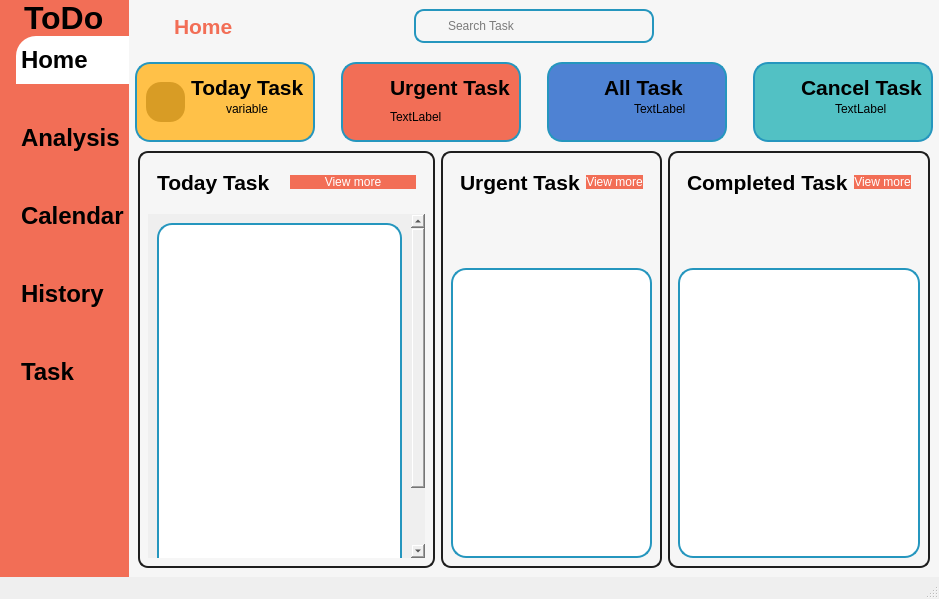
<?xml version="1.0" encoding="UTF-8"?>
<ui version="4.0">
 <class>MainWindow</class>
 <widget class="QMainWindow" name="MainWindow">
  <property name="geometry">
   <rect>
    <x>0</x>
    <y>0</y>
    <width>939</width>
    <height>599</height>
   </rect>
  </property>
  <property name="windowTitle">
   <string>MainWindow</string>
  </property>
  <widget class="QWidget" name="centralwidget">
   <property name="styleSheet">
    <string notr="true">*{
color: #000;
border : none;

}
#mainBody{
background-color:#f6f6f6;

}
#leftMenu{
background-color:#f26e56;
}

QLineEdit{
background-color: transparent;
}

#searchFrame{
border-radius: 10px;
border : 2px solid #2596be;
}

#homeHeader{
color : #f26e56;
}

#allTaskCard, #todayCard, #urgentCard, #cancleCard{
background-color:;
border : 2px solid #2596be;
border-radius:15px 15px 15px 15px;
}

#todayButton, #urgentButton, #completedButton{
background-color:#f26e56;
color:#ffffff;
border-radius: 12px;
}

#homeButton{
background-color:#ffffff;
padding: 10px 5px; 
text-align: left;
border-top-left-radius: 20px;
}

#analysisButton, #calendarButton, #historyButton, #taskButton{
padding: 10px 5px; 
text-align: left;
}</string>
   </property>
   <layout class="QHBoxLayout" name="horizontalLayout">
    <property name="spacing">
     <number>0</number>
    </property>
    <property name="leftMargin">
     <number>0</number>
    </property>
    <property name="topMargin">
     <number>0</number>
    </property>
    <property name="rightMargin">
     <number>0</number>
    </property>
    <property name="bottomMargin">
     <number>0</number>
    </property>
    <item>
     <widget class="QWidget" name="leftMenu" native="true">
      <property name="minimumSize">
       <size>
        <width>50</width>
        <height>0</height>
       </size>
      </property>
      <layout class="QVBoxLayout" name="verticalLayout_7">
       <property name="spacing">
        <number>0</number>
       </property>
       <property name="leftMargin">
        <number>0</number>
       </property>
       <property name="topMargin">
        <number>0</number>
       </property>
       <property name="rightMargin">
        <number>0</number>
       </property>
       <property name="bottomMargin">
        <number>0</number>
       </property>
       <item>
        <widget class="QFrame" name="frame_5">
         <property name="frameShape">
          <enum>QFrame::StyledPanel</enum>
         </property>
         <property name="frameShadow">
          <enum>QFrame::Raised</enum>
         </property>
         <layout class="QVBoxLayout" name="verticalLayout_9">
          <property name="spacing">
           <number>0</number>
          </property>
          <property name="leftMargin">
           <number>0</number>
          </property>
          <property name="topMargin">
           <number>0</number>
          </property>
          <property name="rightMargin">
           <number>0</number>
          </property>
          <property name="bottomMargin">
           <number>0</number>
          </property>
          <item alignment="Qt::AlignTop">
           <widget class="QFrame" name="frame_7">
            <property name="frameShape">
             <enum>QFrame::StyledPanel</enum>
            </property>
            <property name="frameShadow">
             <enum>QFrame::Raised</enum>
            </property>
            <layout class="QHBoxLayout" name="horizontalLayout_13">
             <property name="spacing">
              <number>0</number>
             </property>
             <property name="leftMargin">
              <number>0</number>
             </property>
             <property name="topMargin">
              <number>0</number>
             </property>
             <property name="rightMargin">
              <number>0</number>
             </property>
             <property name="bottomMargin">
              <number>0</number>
             </property>
             <item alignment="Qt::AlignHCenter|Qt::AlignVCenter">
              <widget class="QLabel" name="toDoHeader">
               <property name="font">
                <font>
                 <pointsize>24</pointsize>
                 <bold>true</bold>
                </font>
               </property>
               <property name="text">
                <string>ToDo</string>
               </property>
              </widget>
             </item>
            </layout>
           </widget>
          </item>
          <item>
           <widget class="QFrame" name="frame_6">
            <property name="sizePolicy">
             <sizepolicy hsizetype="Preferred" vsizetype="Expanding">
              <horstretch>0</horstretch>
              <verstretch>0</verstretch>
             </sizepolicy>
            </property>
            <property name="frameShape">
             <enum>QFrame::StyledPanel</enum>
            </property>
            <property name="frameShadow">
             <enum>QFrame::Raised</enum>
            </property>
            <layout class="QVBoxLayout" name="verticalLayout_11">
             <property name="spacing">
              <number>0</number>
             </property>
             <property name="leftMargin">
              <number>16</number>
             </property>
             <property name="topMargin">
              <number>0</number>
             </property>
             <property name="rightMargin">
              <number>0</number>
             </property>
             <property name="bottomMargin">
              <number>0</number>
             </property>
             <item alignment="Qt::AlignTop">
              <widget class="QFrame" name="frame_14">
               <property name="sizePolicy">
                <sizepolicy hsizetype="Preferred" vsizetype="Expanding">
                 <horstretch>0</horstretch>
                 <verstretch>0</verstretch>
                </sizepolicy>
               </property>
               <property name="frameShape">
                <enum>QFrame::StyledPanel</enum>
               </property>
               <property name="frameShadow">
                <enum>QFrame::Raised</enum>
               </property>
               <layout class="QVBoxLayout" name="verticalLayout_12">
                <property name="spacing">
                 <number>30</number>
                </property>
                <property name="leftMargin">
                 <number>0</number>
                </property>
                <property name="topMargin">
                 <number>0</number>
                </property>
                <property name="rightMargin">
                 <number>0</number>
                </property>
                <property name="bottomMargin">
                 <number>0</number>
                </property>
                <item>
                 <widget class="QPushButton" name="homeButton">
                  <property name="font">
                   <font>
                    <pointsize>18</pointsize>
                    <bold>true</bold>
                   </font>
                  </property>
                  <property name="text">
                   <string>Home</string>
                  </property>
                  <property name="icon">
                   <iconset resource="SEP_Project/resources.qrc">
                    <normaloff>:/icons_v2/home.svg</normaloff>:/icons_v2/home.svg</iconset>
                  </property>
                  <property name="iconSize">
                   <size>
                    <width>24</width>
                    <height>24</height>
                   </size>
                  </property>
                 </widget>
                </item>
                <item>
                 <widget class="QPushButton" name="analysisButton">
                  <property name="font">
                   <font>
                    <pointsize>18</pointsize>
                    <bold>true</bold>
                   </font>
                  </property>
                  <property name="text">
                   <string>Analysis</string>
                  </property>
                  <property name="iconSize">
                   <size>
                    <width>24</width>
                    <height>24</height>
                   </size>
                  </property>
                 </widget>
                </item>
                <item>
                 <widget class="QPushButton" name="calendarButton">
                  <property name="font">
                   <font>
                    <pointsize>18</pointsize>
                    <bold>true</bold>
                   </font>
                  </property>
                  <property name="text">
                   <string>Calendar</string>
                  </property>
                 </widget>
                </item>
                <item>
                 <widget class="QPushButton" name="historyButton">
                  <property name="font">
                   <font>
                    <pointsize>18</pointsize>
                    <bold>true</bold>
                   </font>
                  </property>
                  <property name="text">
                   <string>History</string>
                  </property>
                 </widget>
                </item>
                <item>
                 <widget class="QPushButton" name="taskButton">
                  <property name="font">
                   <font>
                    <pointsize>18</pointsize>
                    <bold>true</bold>
                   </font>
                  </property>
                  <property name="text">
                   <string>Task</string>
                  </property>
                 </widget>
                </item>
               </layout>
              </widget>
             </item>
            </layout>
           </widget>
          </item>
         </layout>
        </widget>
       </item>
      </layout>
     </widget>
    </item>
    <item>
     <widget class="QWidget" name="mainBody" native="true">
      <layout class="QVBoxLayout" name="verticalLayout">
       <property name="spacing">
        <number>0</number>
       </property>
       <property name="leftMargin">
        <number>0</number>
       </property>
       <property name="topMargin">
        <number>0</number>
       </property>
       <property name="rightMargin">
        <number>0</number>
       </property>
       <property name="bottomMargin">
        <number>0</number>
       </property>
       <item alignment="Qt::AlignTop">
        <widget class="QWidget" name="headerFrame" native="true">
         <layout class="QHBoxLayout" name="horizontalLayout_2">
          <property name="spacing">
           <number>0</number>
          </property>
          <property name="leftMargin">
           <number>0</number>
          </property>
          <property name="topMargin">
           <number>0</number>
          </property>
          <property name="rightMargin">
           <number>0</number>
          </property>
          <property name="bottomMargin">
           <number>10</number>
          </property>
          <item alignment="Qt::AlignLeft">
           <widget class="QWidget" name="mainMenuButton" native="true">
            <layout class="QHBoxLayout" name="horizontalLayout_3">
             <item>
              <widget class="QPushButton" name="menuButton">
               <property name="minimumSize">
                <size>
                 <width>30</width>
                 <height>30</height>
                </size>
               </property>
               <property name="maximumSize">
                <size>
                 <width>30</width>
                 <height>30</height>
                </size>
               </property>
               <property name="sizeIncrement">
                <size>
                 <width>10</width>
                 <height>10</height>
                </size>
               </property>
               <property name="styleSheet">
                <string notr="true">image: url(:/icons/assets/icons/align-justify.svg);</string>
               </property>
               <property name="text">
                <string/>
               </property>
               <property name="iconSize">
                <size>
                 <width>18</width>
                 <height>18</height>
                </size>
               </property>
              </widget>
             </item>
             <item>
              <widget class="QLabel" name="homeHeader">
               <property name="font">
                <font>
                 <pointsize>16</pointsize>
                 <bold>true</bold>
                </font>
               </property>
               <property name="text">
                <string>Home</string>
               </property>
              </widget>
             </item>
            </layout>
           </widget>
          </item>
          <item alignment="Qt::AlignHCenter">
           <widget class="QWidget" name="mainSearchFrame" native="true">
            <layout class="QHBoxLayout" name="horizontalLayout_4">
             <item alignment="Qt::AlignTop">
              <widget class="QFrame" name="searchFrame">
               <property name="minimumSize">
                <size>
                 <width>240</width>
                 <height>0</height>
                </size>
               </property>
               <property name="frameShape">
                <enum>QFrame::StyledPanel</enum>
               </property>
               <property name="frameShadow">
                <enum>QFrame::Raised</enum>
               </property>
               <layout class="QHBoxLayout" name="horizontalLayout_5">
                <property name="spacing">
                 <number>0</number>
                </property>
                <property name="leftMargin">
                 <number>0</number>
                </property>
                <property name="topMargin">
                 <number>0</number>
                </property>
                <property name="rightMargin">
                 <number>0</number>
                </property>
                <property name="bottomMargin">
                 <number>0</number>
                </property>
                <item>
                 <widget class="QLabel" name="searchicon">
                  <property name="minimumSize">
                   <size>
                    <width>30</width>
                    <height>30</height>
                   </size>
                  </property>
                  <property name="maximumSize">
                   <size>
                    <width>30</width>
                    <height>30</height>
                   </size>
                  </property>
                  <property name="styleSheet">
                   <string notr="true"/>
                  </property>
                  <property name="text">
                   <string/>
                  </property>
                  <property name="pixmap">
                   <pixmap resource="SEP_Project/resources.qrc">:/icons_v2/search.svg</pixmap>
                  </property>
                  <property name="scaledContents">
                   <bool>true</bool>
                  </property>
                 </widget>
                </item>
                <item>
                 <widget class="QLineEdit" name="lineEdit">
                  <property name="placeholderText">
                   <string>Search Task</string>
                  </property>
                 </widget>
                </item>
               </layout>
              </widget>
             </item>
            </layout>
           </widget>
          </item>
          <item>
           <widget class="QWidget" name="mainAccountFrame" native="true">
            <layout class="QHBoxLayout" name="horizontalLayout_6">
             <property name="spacing">
              <number>0</number>
             </property>
             <property name="leftMargin">
              <number>0</number>
             </property>
             <property name="topMargin">
              <number>0</number>
             </property>
             <property name="rightMargin">
              <number>0</number>
             </property>
             <property name="bottomMargin">
              <number>0</number>
             </property>
             <item alignment="Qt::AlignRight">
              <widget class="QPushButton" name="accountButton">
               <property name="text">
                <string/>
               </property>
               <property name="icon">
                <iconset resource="SEP_Project/resources.qrc">
                 <normaloff>:/icons_v2/user.svg</normaloff>:/icons_v2/user.svg</iconset>
               </property>
               <property name="iconSize">
                <size>
                 <width>32</width>
                 <height>32</height>
                </size>
               </property>
              </widget>
             </item>
            </layout>
           </widget>
          </item>
         </layout>
        </widget>
       </item>
       <item>
        <widget class="QWidget" name="cardFrame" native="true">
         <layout class="QHBoxLayout" name="horizontalLayout_7">
          <property name="spacing">
           <number>20</number>
          </property>
          <property name="leftMargin">
           <number>0</number>
          </property>
          <property name="topMargin">
           <number>0</number>
          </property>
          <property name="rightMargin">
           <number>0</number>
          </property>
          <property name="bottomMargin">
           <number>0</number>
          </property>
          <item>
           <widget class="QFrame" name="todayCard">
            <property name="minimumSize">
             <size>
              <width>180</width>
              <height>80</height>
             </size>
            </property>
            <property name="maximumSize">
             <size>
              <width>160</width>
              <height>90</height>
             </size>
            </property>
            <property name="styleSheet">
             <string notr="true">#todayCard{
background-color: #ffc148;
}</string>
            </property>
            <property name="frameShape">
             <enum>QFrame::StyledPanel</enum>
            </property>
            <property name="frameShadow">
             <enum>QFrame::Raised</enum>
            </property>
            <layout class="QHBoxLayout" name="horizontalLayout_8">
             <item>
              <widget class="QLabel" name="todayTaskBG">
               <property name="minimumSize">
                <size>
                 <width>0</width>
                 <height>0</height>
                </size>
               </property>
               <property name="maximumSize">
                <size>
                 <width>40</width>
                 <height>40</height>
                </size>
               </property>
               <property name="styleSheet">
                <string notr="true">#todayTaskBG {
background-color: #d89c25;
border-radius:15px;
 
}</string>
               </property>
               <property name="text">
                <string/>
               </property>
               <property name="pixmap">
                <pixmap resource="SEP_Project/resources.qrc">:/icons_v2/refresh-cw.svg</pixmap>
               </property>
               <property name="scaledContents">
                <bool>true</bool>
               </property>
              </widget>
             </item>
             <item alignment="Qt::AlignLeft">
              <widget class="QFrame" name="frame">
               <property name="frameShape">
                <enum>QFrame::StyledPanel</enum>
               </property>
               <property name="frameShadow">
                <enum>QFrame::Raised</enum>
               </property>
               <layout class="QVBoxLayout" name="verticalLayout_2" stretch="0,0">
                <property name="spacing">
                 <number>0</number>
                </property>
                <property name="leftMargin">
                 <number>0</number>
                </property>
                <property name="topMargin">
                 <number>0</number>
                </property>
                <property name="rightMargin">
                 <number>0</number>
                </property>
                <property name="bottomMargin">
                 <number>0</number>
                </property>
                <item alignment="Qt::AlignLeft">
                 <widget class="QLabel" name="todayHeader">
                  <property name="font">
                   <font>
                    <pointsize>16</pointsize>
                    <bold>true</bold>
                   </font>
                  </property>
                  <property name="text">
                   <string>Today Task</string>
                  </property>
                 </widget>
                </item>
                <item alignment="Qt::AlignHCenter|Qt::AlignTop">
                 <widget class="QLabel" name="todayTask">
                  <property name="text">
                   <string>variable</string>
                  </property>
                 </widget>
                </item>
               </layout>
              </widget>
             </item>
            </layout>
           </widget>
          </item>
          <item>
           <widget class="QFrame" name="urgentCard">
            <property name="minimumSize">
             <size>
              <width>180</width>
              <height>80</height>
             </size>
            </property>
            <property name="maximumSize">
             <size>
              <width>160</width>
              <height>90</height>
             </size>
            </property>
            <property name="styleSheet">
             <string notr="true">#urgentCard{
background-color: #f26e56;
}</string>
            </property>
            <property name="frameShape">
             <enum>QFrame::StyledPanel</enum>
            </property>
            <property name="frameShadow">
             <enum>QFrame::Raised</enum>
            </property>
            <layout class="QHBoxLayout" name="horizontalLayout_9">
             <item>
              <widget class="QLabel" name="todayTaskBG_4">
               <property name="minimumSize">
                <size>
                 <width>0</width>
                 <height>0</height>
                </size>
               </property>
               <property name="maximumSize">
                <size>
                 <width>40</width>
                 <height>40</height>
                </size>
               </property>
               <property name="styleSheet">
                <string notr="true">#todayTaskBG {
background-color: #d89c25;
border-radius:15px;
}</string>
               </property>
               <property name="text">
                <string/>
               </property>
               <property name="pixmap">
                <pixmap resource="SEP_Project/resources.qrc">:/icons_v2/refresh-cw.svg</pixmap>
               </property>
               <property name="scaledContents">
                <bool>true</bool>
               </property>
              </widget>
             </item>
             <item alignment="Qt::AlignLeft">
              <widget class="QFrame" name="frame_4">
               <property name="frameShape">
                <enum>QFrame::StyledPanel</enum>
               </property>
               <property name="frameShadow">
                <enum>QFrame::Raised</enum>
               </property>
               <layout class="QVBoxLayout" name="verticalLayout_5">
                <property name="spacing">
                 <number>0</number>
                </property>
                <property name="leftMargin">
                 <number>0</number>
                </property>
                <property name="topMargin">
                 <number>0</number>
                </property>
                <property name="rightMargin">
                 <number>0</number>
                </property>
                <property name="bottomMargin">
                 <number>0</number>
                </property>
                <item>
                 <widget class="QLabel" name="urgentHeader">
                  <property name="font">
                   <font>
                    <pointsize>16</pointsize>
                    <bold>true</bold>
                   </font>
                  </property>
                  <property name="text">
                   <string>Urgent Task</string>
                  </property>
                 </widget>
                </item>
                <item>
                 <widget class="QLabel" name="urgentTask">
                  <property name="text">
                   <string>TextLabel</string>
                  </property>
                 </widget>
                </item>
               </layout>
              </widget>
             </item>
            </layout>
           </widget>
          </item>
          <item>
           <widget class="QFrame" name="allTaskCard">
            <property name="minimumSize">
             <size>
              <width>180</width>
              <height>80</height>
             </size>
            </property>
            <property name="maximumSize">
             <size>
              <width>160</width>
              <height>90</height>
             </size>
            </property>
            <property name="styleSheet">
             <string notr="true">#allTaskCard{
background-color: #4e82d3;
}</string>
            </property>
            <property name="frameShape">
             <enum>QFrame::StyledPanel</enum>
            </property>
            <property name="frameShadow">
             <enum>QFrame::Raised</enum>
            </property>
            <layout class="QHBoxLayout" name="horizontalLayout_10">
             <item>
              <widget class="QLabel" name="todayTaskBG_3">
               <property name="minimumSize">
                <size>
                 <width>0</width>
                 <height>0</height>
                </size>
               </property>
               <property name="maximumSize">
                <size>
                 <width>40</width>
                 <height>40</height>
                </size>
               </property>
               <property name="styleSheet">
                <string notr="true">#todayTaskBG {
background-color: #d89c25;
border-radius:15px;
 
}</string>
               </property>
               <property name="text">
                <string/>
               </property>
               <property name="pixmap">
                <pixmap resource="SEP_Project/resources.qrc">:/icons_v2/refresh-cw.svg</pixmap>
               </property>
               <property name="scaledContents">
                <bool>true</bool>
               </property>
              </widget>
             </item>
             <item>
              <widget class="QFrame" name="frame_3">
               <property name="frameShape">
                <enum>QFrame::StyledPanel</enum>
               </property>
               <property name="frameShadow">
                <enum>QFrame::Raised</enum>
               </property>
               <layout class="QVBoxLayout" name="verticalLayout_4">
                <property name="spacing">
                 <number>0</number>
                </property>
                <property name="leftMargin">
                 <number>0</number>
                </property>
                <property name="topMargin">
                 <number>0</number>
                </property>
                <property name="rightMargin">
                 <number>0</number>
                </property>
                <property name="bottomMargin">
                 <number>0</number>
                </property>
                <item>
                 <widget class="QLabel" name="allTaskHeader">
                  <property name="font">
                   <font>
                    <pointsize>16</pointsize>
                    <bold>true</bold>
                   </font>
                  </property>
                  <property name="text">
                   <string>All Task</string>
                  </property>
                 </widget>
                </item>
                <item alignment="Qt::AlignHCenter|Qt::AlignTop">
                 <widget class="QLabel" name="allTask">
                  <property name="text">
                   <string>TextLabel</string>
                  </property>
                 </widget>
                </item>
               </layout>
              </widget>
             </item>
            </layout>
           </widget>
          </item>
          <item>
           <widget class="QFrame" name="cancleCard">
            <property name="minimumSize">
             <size>
              <width>180</width>
              <height>80</height>
             </size>
            </property>
            <property name="maximumSize">
             <size>
              <width>160</width>
              <height>90</height>
             </size>
            </property>
            <property name="styleSheet">
             <string notr="true">#cancleCard{
background-color: #52c1c4;
}</string>
            </property>
            <property name="frameShape">
             <enum>QFrame::StyledPanel</enum>
            </property>
            <property name="frameShadow">
             <enum>QFrame::Raised</enum>
            </property>
            <layout class="QHBoxLayout" name="horizontalLayout_11">
             <item>
              <widget class="QLabel" name="todayTaskBG_2">
               <property name="minimumSize">
                <size>
                 <width>0</width>
                 <height>0</height>
                </size>
               </property>
               <property name="maximumSize">
                <size>
                 <width>40</width>
                 <height>40</height>
                </size>
               </property>
               <property name="styleSheet">
                <string notr="true">#todayTaskBG {
background-color: #d89c25;
border-radius:15px;
 
}</string>
               </property>
               <property name="text">
                <string/>
               </property>
               <property name="pixmap">
                <pixmap resource="SEP_Project/resources.qrc">:/icons_v2/refresh-cw.svg</pixmap>
               </property>
               <property name="scaledContents">
                <bool>true</bool>
               </property>
              </widget>
             </item>
             <item>
              <widget class="QFrame" name="frame_2">
               <property name="frameShape">
                <enum>QFrame::StyledPanel</enum>
               </property>
               <property name="frameShadow">
                <enum>QFrame::Raised</enum>
               </property>
               <layout class="QVBoxLayout" name="verticalLayout_3">
                <property name="spacing">
                 <number>0</number>
                </property>
                <property name="leftMargin">
                 <number>0</number>
                </property>
                <property name="topMargin">
                 <number>0</number>
                </property>
                <property name="rightMargin">
                 <number>0</number>
                </property>
                <property name="bottomMargin">
                 <number>0</number>
                </property>
                <item>
                 <widget class="QLabel" name="cancleHeader">
                  <property name="font">
                   <font>
                    <pointsize>16</pointsize>
                    <bold>true</bold>
                   </font>
                  </property>
                  <property name="text">
                   <string>Cancel Task</string>
                  </property>
                 </widget>
                </item>
                <item alignment="Qt::AlignHCenter|Qt::AlignTop">
                 <widget class="QLabel" name="cancelTask">
                  <property name="text">
                   <string>TextLabel</string>
                  </property>
                 </widget>
                </item>
               </layout>
              </widget>
             </item>
            </layout>
           </widget>
          </item>
         </layout>
        </widget>
       </item>
       <item>
        <widget class="QWidget" name="subcardFrame" native="true">
         <property name="sizePolicy">
          <sizepolicy hsizetype="Preferred" vsizetype="Expanding">
           <horstretch>0</horstretch>
           <verstretch>0</verstretch>
          </sizepolicy>
         </property>
         <property name="maximumSize">
          <size>
           <width>16777215</width>
           <height>16777215</height>
          </size>
         </property>
         <layout class="QHBoxLayout" name="horizontalLayout_12">
          <item>
           <widget class="QWidget" name="widget" native="true">
            <property name="styleSheet">
             <string notr="true">#widget{
border: 2px solid #1e1e1e;
border-radius: 10px
}</string>
            </property>
            <layout class="QVBoxLayout" name="verticalLayout_6">
             <property name="spacing">
              <number>10</number>
             </property>
             <property name="leftMargin">
              <number>10</number>
             </property>
             <property name="topMargin">
              <number>10</number>
             </property>
             <property name="rightMargin">
              <number>10</number>
             </property>
             <property name="bottomMargin">
              <number>10</number>
             </property>
             <item alignment="Qt::AlignTop">
              <widget class="QFrame" name="frame_8">
               <property name="minimumSize">
                <size>
                 <width>40</width>
                 <height>40</height>
                </size>
               </property>
               <property name="frameShape">
                <enum>QFrame::StyledPanel</enum>
               </property>
               <property name="frameShadow">
                <enum>QFrame::Raised</enum>
               </property>
               <layout class="QHBoxLayout" name="horizontalLayout_14">
                <item>
                 <widget class="QLabel" name="todayHeader_2">
                  <property name="font">
                   <font>
                    <pointsize>16</pointsize>
                    <bold>true</bold>
                   </font>
                  </property>
                  <property name="text">
                   <string>Today Task</string>
                  </property>
                 </widget>
                </item>
                <item>
                 <widget class="QPushButton" name="todayButton">
                  <property name="text">
                   <string>View more</string>
                  </property>
                  <property name="icon">
                   <iconset resource="SEP_Project/resources.qrc">
                    <normaloff>:/icons_v2/arrow-right.svg</normaloff>:/icons_v2/arrow-right.svg</iconset>
                  </property>
                  <property name="iconSize">
                   <size>
                    <width>24</width>
                    <height>24</height>
                   </size>
                  </property>
                 </widget>
                </item>
               </layout>
              </widget>
             </item>
             <item>
              <widget class="QScrollArea" name="scrollArea">
               <property name="widgetResizable">
                <bool>true</bool>
               </property>
               <widget class="QWidget" name="scrollAreaWidgetContents">
                <property name="geometry">
                 <rect>
                  <x>0</x>
                  <y>0</y>
                  <width>247</width>
                  <height>424</height>
                 </rect>
                </property>
                <layout class="QVBoxLayout" name="verticalLayout_13">
                 <item>
                  <widget class="QFrame" name="todayMainTask">
                   <property name="minimumSize">
                    <size>
                     <width>0</width>
                     <height>400</height>
                    </size>
                   </property>
                   <property name="styleSheet">
                    <string notr="true">#todayMainTask{ 
background-color:#ffffff; 
border : 2px solid #2596be; 
border-radius:15px 15px 15px 15px; 
} </string>
                   </property>
                   <property name="frameShape">
                    <enum>QFrame::StyledPanel</enum>
                   </property>
                   <property name="frameShadow">
                    <enum>QFrame::Raised</enum>
                   </property>
                  </widget>
                 </item>
                </layout>
               </widget>
              </widget>
             </item>
            </layout>
           </widget>
          </item>
          <item>
           <widget class="QWidget" name="widget_2" native="true">
            <property name="styleSheet">
             <string notr="true">#widget_2{
border: 2px solid #1e1e1e;
border-radius: 10px
}</string>
            </property>
            <layout class="QVBoxLayout" name="verticalLayout_8" stretch="0,0">
             <property name="spacing">
              <number>10</number>
             </property>
             <property name="leftMargin">
              <number>10</number>
             </property>
             <property name="topMargin">
              <number>10</number>
             </property>
             <property name="rightMargin">
              <number>10</number>
             </property>
             <property name="bottomMargin">
              <number>10</number>
             </property>
             <item alignment="Qt::AlignTop">
              <widget class="QFrame" name="frame_9">
               <property name="frameShape">
                <enum>QFrame::StyledPanel</enum>
               </property>
               <property name="frameShadow">
                <enum>QFrame::Raised</enum>
               </property>
               <layout class="QHBoxLayout" name="horizontalLayout_15">
                <property name="bottomMargin">
                 <number>0</number>
                </property>
                <item alignment="Qt::AlignLeft">
                 <widget class="QLabel" name="urgentHeader_2">
                  <property name="font">
                   <font>
                    <pointsize>16</pointsize>
                    <bold>true</bold>
                   </font>
                  </property>
                  <property name="text">
                   <string>Urgent Task</string>
                  </property>
                 </widget>
                </item>
                <item alignment="Qt::AlignRight">
                 <widget class="QPushButton" name="urgentButton">
                  <property name="text">
                   <string>View more</string>
                  </property>
                  <property name="icon">
                   <iconset resource="SEP_Project/resources.qrc">
                    <normaloff>:/icons/assets/icons/arrow-right.svg</normaloff>:/icons/assets/icons/arrow-right.svg</iconset>
                  </property>
                  <property name="iconSize">
                   <size>
                    <width>24</width>
                    <height>24</height>
                   </size>
                  </property>
                 </widget>
                </item>
               </layout>
              </widget>
             </item>
             <item>
              <widget class="QFrame" name="urgentMainTask">
               <property name="enabled">
                <bool>false</bool>
               </property>
               <property name="minimumSize">
                <size>
                 <width>0</width>
                 <height>290</height>
                </size>
               </property>
               <property name="styleSheet">
                <string notr="true">#urgentMainTask{ 
background-color:#ffffff; 
border : 2px solid #2596be; 
border-radius:15px 15px 15px 15px; 
} </string>
               </property>
               <property name="frameShape">
                <enum>QFrame::StyledPanel</enum>
               </property>
               <property name="frameShadow">
                <enum>QFrame::Raised</enum>
               </property>
              </widget>
             </item>
            </layout>
           </widget>
          </item>
          <item>
           <widget class="QWidget" name="widget_3" native="true">
            <property name="styleSheet">
             <string notr="true">#widget_3{
border: 2px solid #1e1e1e;
border-radius: 10px
}</string>
            </property>
            <layout class="QVBoxLayout" name="verticalLayout_10">
             <property name="spacing">
              <number>10</number>
             </property>
             <property name="leftMargin">
              <number>10</number>
             </property>
             <property name="topMargin">
              <number>10</number>
             </property>
             <property name="rightMargin">
              <number>10</number>
             </property>
             <property name="bottomMargin">
              <number>10</number>
             </property>
             <item alignment="Qt::AlignTop">
              <widget class="QFrame" name="frame_11">
               <property name="frameShape">
                <enum>QFrame::StyledPanel</enum>
               </property>
               <property name="frameShadow">
                <enum>QFrame::Raised</enum>
               </property>
               <layout class="QHBoxLayout" name="horizontalLayout_16">
                <item alignment="Qt::AlignLeft">
                 <widget class="QLabel" name="completedHeader">
                  <property name="font">
                   <font>
                    <pointsize>16</pointsize>
                    <bold>true</bold>
                   </font>
                  </property>
                  <property name="text">
                   <string>Completed Task</string>
                  </property>
                 </widget>
                </item>
                <item alignment="Qt::AlignRight">
                 <widget class="QPushButton" name="completedButton">
                  <property name="text">
                   <string>View more</string>
                  </property>
                  <property name="icon">
                   <iconset resource="SEP_Project/resources.qrc">
                    <normaloff>:/icons_v2/arrow-right.svg</normaloff>:/icons_v2/arrow-right.svg</iconset>
                  </property>
                  <property name="iconSize">
                   <size>
                    <width>24</width>
                    <height>24</height>
                   </size>
                  </property>
                 </widget>
                </item>
               </layout>
              </widget>
             </item>
             <item>
              <widget class="QFrame" name="completedMainTask">
               <property name="minimumSize">
                <size>
                 <width>0</width>
                 <height>290</height>
                </size>
               </property>
               <property name="maximumSize">
                <size>
                 <width>16777215</width>
                 <height>310</height>
                </size>
               </property>
               <property name="styleSheet">
                <string notr="true">#completedMainTask{ 
background-color:#ffffff; 
border : 2px solid #2596be; 
border-radius:15px 15px 15px 15px; 
} </string>
               </property>
               <property name="frameShape">
                <enum>QFrame::StyledPanel</enum>
               </property>
               <property name="frameShadow">
                <enum>QFrame::Raised</enum>
               </property>
              </widget>
             </item>
            </layout>
           </widget>
          </item>
         </layout>
        </widget>
       </item>
      </layout>
     </widget>
    </item>
   </layout>
  </widget>
  <widget class="QMenuBar" name="menubar">
   <property name="geometry">
    <rect>
     <x>0</x>
     <y>0</y>
     <width>939</width>
     <height>37</height>
    </rect>
   </property>
  </widget>
  <widget class="QStatusBar" name="statusBar"/>
 </widget>
 <resources>
  <include location="SEP_Project/resources.qrc"/>
 </resources>
 <connections/>
</ui>
